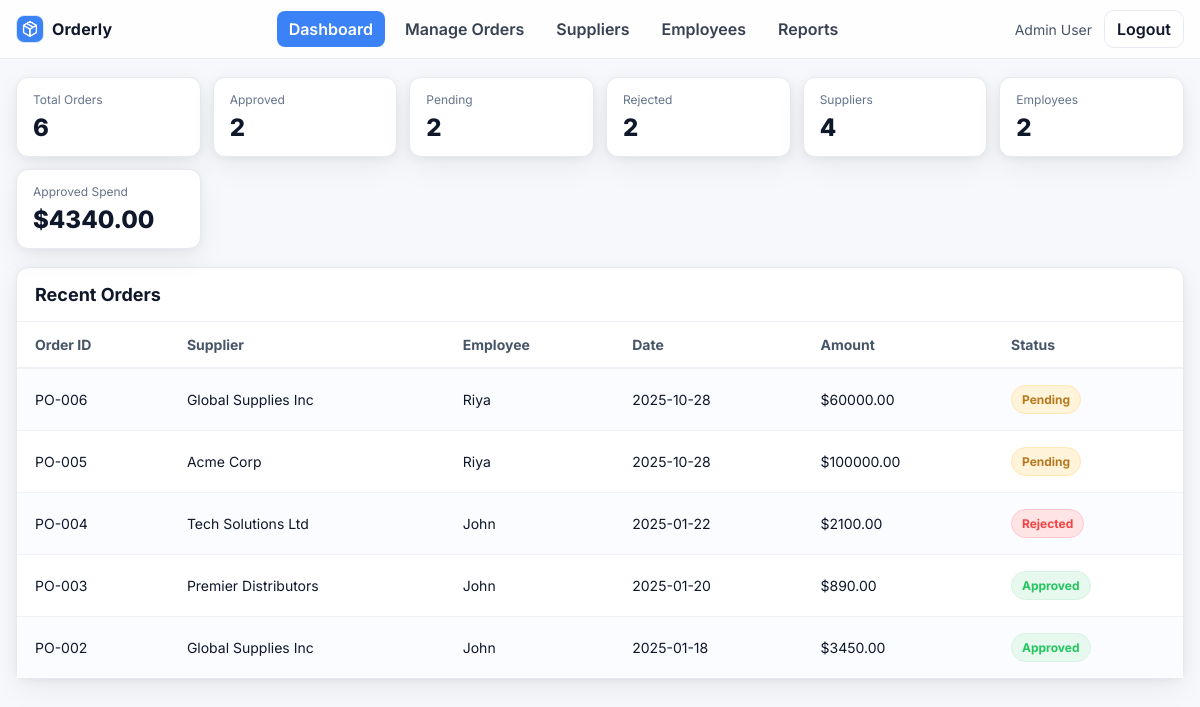
/admin/dashboard (signed in), run on an earlier commit of the app's database.
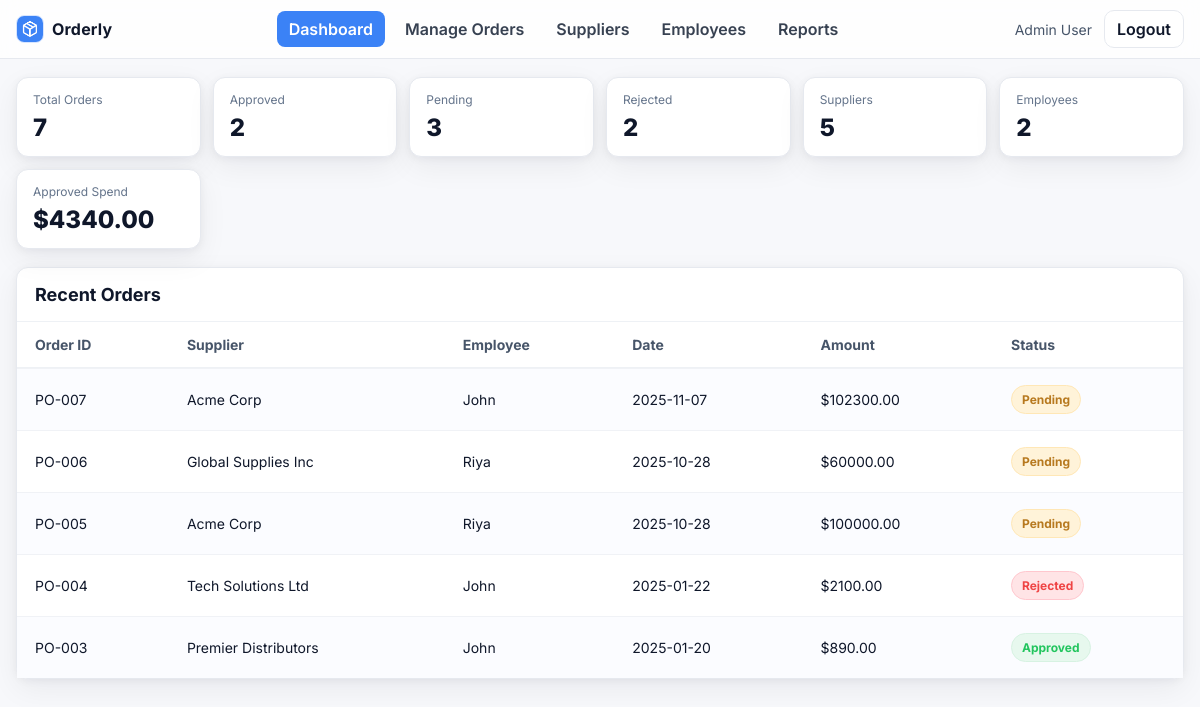
And on a later commit of the database.
### models.py (models this page shows, shortened)
class Order(db.Model):
    id = db.Column(db.Integer, primary_key=True)
    code = db.Column(db.String(20), unique=True, nullable=False)     # e.g., "PO-001"
    date = db.Column(db.Date, default=date.today, nullable=False)
    amount = db.Column(db.Float, default=0.0)                         # total dollar amount
    product_name = db.Column(db.String(100))
    quantity = db.Column(db.Integer)
    status = db.Column(db.String(20), default="Pending")              # Pending, Approved, Rejected
    employee_id = db.Column(db.Integer, db.ForeignKey('user.id'), nullable=False)
    supplier_id = db.Column(db.Integer, db.ForeignKey('supplier.id')) # nullable if supplier optional

class Supplier(db.Model):
    id = db.Column(db.Integer, primary_key=True)
    name = db.Column(db.String(100))
    contact = db.Column(db.String(100))
    email = db.Column(db.String(100))
    address = db.Column(db.String(200))
    orders = db.relationship('Order', backref='supplier', lazy=True)

class User(db.Model):
    id = db.Column(db.Integer, primary_key=True)
    name = db.Column(db.String(100))
    email = db.Column(db.String(100), unique=True)
    password = db.Column(db.String(100))
    role = db.Column(db.String(20))  # 'admin' or 'employee'
    orders = db.relationship('Order', backref='employee', lazy=True)

### app.py (the view)
@app.route('/admin/dashboard')
def admin_dashboard():
    if session.get('role') != 'admin':
        flash("Unauthorized access"); return redirect('/')
    total_orders = Order.query.count()
    approved = Order.query.filter_by(status="Approved").count()
    pending = Order.query.filter_by(status="Pending").count()
    rejected = Order.query.filter_by(status="Rejected").count()
    total_suppliers = Supplier.query.count()
    total_employees = User.query.filter_by(role='employee').count()
    spend_approved = db.session.query(func.coalesce(func.sum(Order.amount), 0.0)).filter(Order.status=="Approved").scalar()
    latest_orders = Order.query.order_by(Order.id.desc()).limit(5).all()
    return render_template('admin/dashboard.html',
                           total_orders=total_orders,
                           approved=approved,
                           pending=pending,
                           rejected=rejected,
                           total_suppliers=total_suppliers,
                           total_employees=total_employees,
                           spend_approved=round(spend_approved or 0, 2),
                           latest_orders=latest_orders)

### templates/admin/dashboard.html (shortened to what this page needs)
<!doctype html>
<html lang="en">
<head>
  <link rel="stylesheet" href="{{ url_for('static', filename='admin.css') }}">
</head>
<body>
  <header class="adminNavBar">
    <div class="adminNavInner">
      <a class="adminNavBrand" href="{{ url_for('admin_dashboard') }}">
        <img class="adminNavBrandLogo" src="{{ url_for('static', filename='images/logo.png') }}" alt="Orderly logo">
        <span class="adminNavBrandText">Orderly</span>
      </a>
      <nav class="adminNavLinks">
        <a class="adminNavLink adminNavLinkActive" href="{{ url_for('admin_dashboard') }}">Dashboard</a>
        <a class="adminNavLink" href="{{ url_for('admin_orders') }}">Manage Orders</a>
        <a class="adminNavLink" href="{{ url_for('admin_suppliers') }}">Suppliers</a>
        <a class="adminNavLink" href="{{ url_for('admin_employee') }}">Employees</a>
        <a class="adminNavLink" href="{{ url_for('admin_reports') }}">Reports</a>
      </nav>
      <div class="adminNavRight">
        <span class="adminNavUser">{{ session.get('user_name','Admin User') }}</span>
        <a class="adminNavBtn" href="{{ url_for('logout') }}">Logout</a>
      </div>
    </div>
  </header>
  <main class="adminDashboardPage">
    <section class="adminDashKpis">
      <div class="adminDashCard">
        <div class="adminDashCardLabel">Total Orders</div>
        <div class="adminDashCardValue">{{ total_orders }}</div>
      </div>
      <div class="adminDashCard">
        <div class="adminDashCardLabel">Approved</div>
        <div class="adminDashCardValue">{{ approved }}</div>
      </div>
      <div class="adminDashCard">
        <div class="adminDashCardLabel">Pending</div>
        <div class="adminDashCardValue">{{ pending }}</div>
      </div>
      <div class="adminDashCard">
        <div class="adminDashCardLabel">Rejected</div>
        <div class="adminDashCardValue">{{ rejected }}</div>
      </div>
      <div class="adminDashCard">
        <div class="adminDashCardLabel">Suppliers</div>
        <div class="adminDashCardValue">{{ total_suppliers }}</div>
      </div>
      <div class="adminDashCard">
        <div class="adminDashCardLabel">Employees</div>
        <div class="adminDashCardValue">{{ total_employees }}</div>
      </div>
      <div class="adminDashCard">
        <div class="adminDashCardLabel">Approved Spend</div>
        <div class="adminDashCardValue">${{ '%.2f'|format(spend_approved) }}</div>
      </div>
    </section>
    <section class="adminSuppliersPanel" style="margin-top:18px;">
      <div class="adminSuppliersPanelHead">
        <h2 class="adminSuppliersPanelTitle">Recent Orders</h2>
      </div>
      <div class="adminSuppliersTableWrap">
        <table class="adminSuppliersTable">
          <thead>
            <tr>
              <th>Order ID</th>
              <th>Supplier</th>
              <th>Employee</th>
              <th>Date</th>
              <th>Amount</th>
              <th>Status</th>
            </tr>
          </thead>
          <tbody>
            {% for o in latest_orders %}
            <tr>
              <td>{{ o.code }}</td>
              <td>{{ o.supplier.name if o.supplier else '-' }}</td>
              <td>{{ o.employee.name if o.employee else '-' }}</td>
              <td>{{ o.date }}</td>
              <td>${{ '%.2f'|format(o.amount or 0) }}</td>
              <td>
                <span class="adminReportsBadge
                  {% if o.status=='Approved' %}adminReportsBadgeGreen
                  {% elif o.status=='Rejected' %}adminReportsBadgeRed
                  {% else %}adminReportsBadgeAmber{% endif %}">
                  {{ o.status }}
                </span>
              </td>
            </tr>
            {% else %}
            <tr><td colspan="6">No orders yet.</td></tr>
            {% endfor %}
          </tbody>
        </table>
      </div>
    </section>
  </main>
</body>
</html>

What changed in the data, as far as the page shows it:
no longer on this page (row unchanged): Order: code "PO-002", supplier "Global Supplies Inc", employee "John", date "2025-01-18", amount "3450.00", status "Approved"
added Order: code "PO-007", supplier "Acme Corp", employee "John", date "2025-11-07", amount "102300.00", status "Pending"
Also different on the page:
{{ total_orders }}: "6" → "7"
{{ pending }}: "2" → "3"
{{ total_suppliers }}: "4" → "5"
